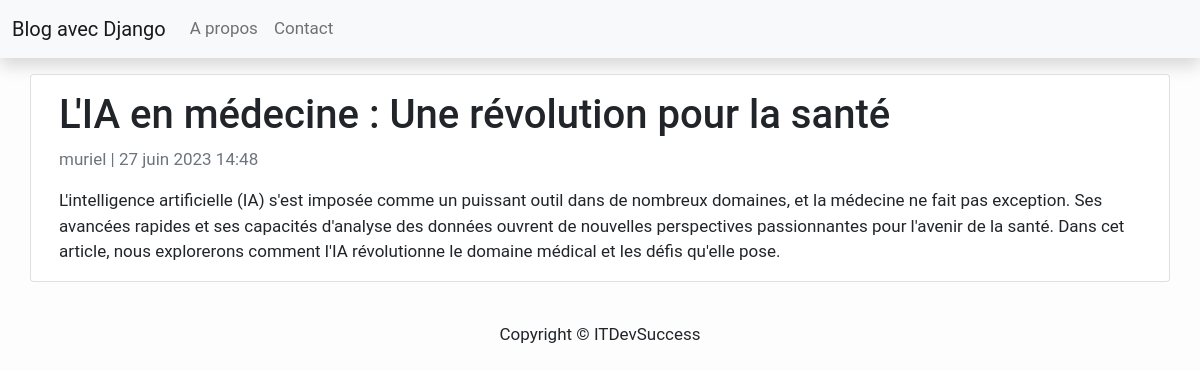
Page /medicine-1/ on the committed database.
### posts/models.py (models this page shows, shortened)
class Article(models.Model):
    title = models.CharField(max_length=200, unique=True)
    slug = models.SlugField(max_length=200, unique=True)
    author = models.ForeignKey(User, on_delete=models.CASCADE, related_name='articles')
    updated_on = models.DateTimeField(auto_now=True)
    content = models.TextField()
    created_on = models.DateTimeField(auto_now_add=True)
    status = models.IntegerField(choices=STATUS, default=0)
    class Meta:
        ordering = ['-created_on']

### posts/views.py (the view)
# urls.py: path('<slug:slug>/', views.ArticleDetail.as_view(), name='detail')
class ArticleDetail(generic.DetailView):
    model = models.Article
    template_name = 'posts/detail.html'

### posts/templates/posts/detail.html
{% extends 'base.html' %}
{% block content %}
    <div class="container">
        <div class="row">
            <div class="col-md-12 card mb-4 mt-3 left top">
                <div class="card-body">
                    <h1>{% block title %} {{ object.title }} {% endblock title %}</h1>
                    <p class="text-muted">{{ article.author }} | {{ article.created_on }}</p>
                    <p class="card-text">{{ object.content | safe }}</p>
                </div>
            </div>
        </div>
    </div>
{% endblock %}

### templates/base.html (style rules this page uses)
body { font-family: "Roboto", sans-serif; font-size: 17px; background-color: #fdfdfd; }

### rows in the picture
Article: title "L'IA en médecine : Une révolution pour la santé", author "muriel", created_on "27 juin 2023 14:48", content "L'intelligence artificielle (IA) s'est imposée comme un puissant outil dans de nombreux domaines, et la médecine ne fait pas exception. Ses avancées rapides et ses capacités d'analyse des données ouvrent de nouvelles perspectives passionnantes pour l'avenir de la santé. Dans cet article, nous explorerons comment l'IA révolutionne le domaine médical et les défis qu'elle pose."
